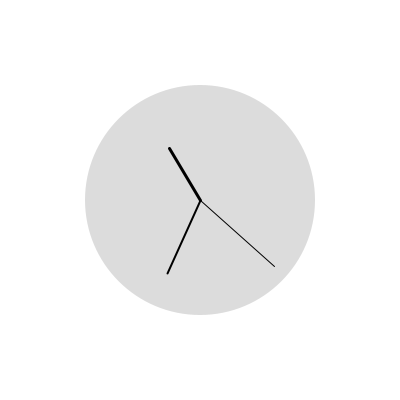
Frame 1 (no input)
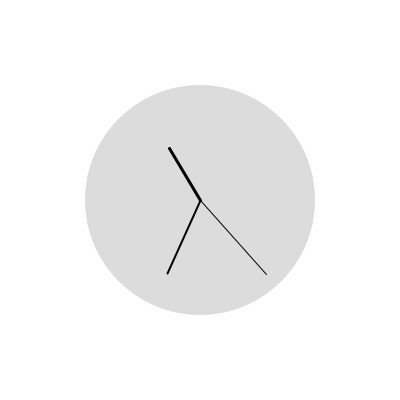
Frame 60 (the mouse pressed at the canvas centre just before this capture)
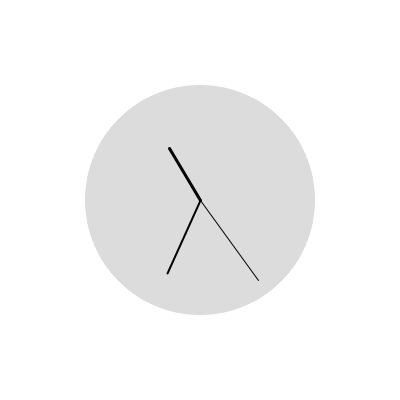
Frame 120 (the mouse held since frame 60 and released just before this capture)

The Processing sketch that drew these frames (run headless with seeded random() and noise(); from frame 60 on, the mouse is pressed at the canvas centre):

// Processing sketch: midterm_06_design_errors
// ── midterm_06_design_errors.pde
// QUESTION 6 -
// map() the values properly so that the clock hands are displayed at the correct angle

int seconds;
int minutes;
int hours;

void setup() {
  size(400,400);
}

void draw() {
  background(255);
  
  fill(220);
  noStroke();
  ellipse(width/2, height/2, 230, 230);
  
  // these are the values that need mapping
  seconds = int(map(second(), 0, 60, 0, 360));
  minutes = int(map(minute(), 0, 60, 0, 360));
  hours = int(map(hour() % 12, 0, 12, 0, 360));
   
  stroke(0);
  pushMatrix();
  translate(width/2, height/2);
  rotate(radians(seconds));
  strokeWeight(1);
  line(0, 0, 0, -100);
  popMatrix();
  
  pushMatrix();
  translate(width/2, height/2);
  rotate(radians(minutes));
  strokeWeight(2);
  line(0, 0, 0, -80);
  popMatrix();
  
  pushMatrix();
  translate(width/2, height/2);
  rotate(radians(hours));
  strokeWeight(3);
  line(0, 0, 0, -60);
  popMatrix();
}
